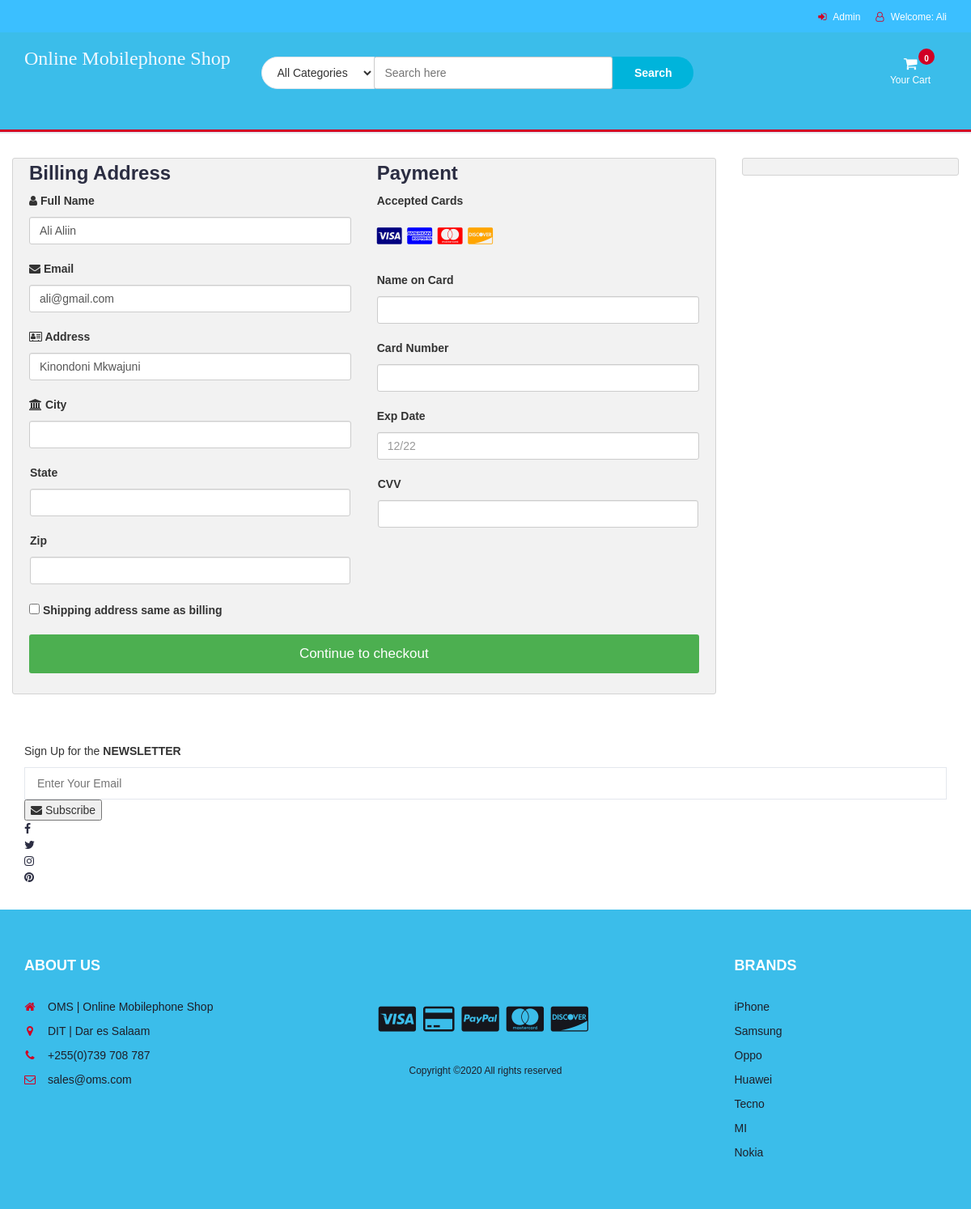
/checkout.php (signed in), run on the app's committed database.
### tables this page shows
CREATE TABLE `buyer` (
  `buyer_id` int(10) NOT NULL,
  `fname` varchar(100) NOT NULL,
  `lname` varchar(100) NOT NULL,
  `phone` varchar(15) NOT NULL,
  `email` varchar(100) NOT NULL,
  `password` varchar(200) NOT NULL,
  `address` varchar(100) NOT NULL
);

### checkout.php (the view, shortened to what this page needs)
<?php
include "db.php";
include "header.php";
?>
<section class="section">
	<div class="container-fluid">
		<div class="row-checkout">
		<?php
		if(isset($_SESSION["uid"])){
			$sql = "SELECT * FROM buyer WHERE buyer_id='$_SESSION[uid]'";
			$query = mysqli_query($con,$sql)or die( mysqli_error($con));
			$row=mysqli_fetch_array($query);
		echo'
			<div class="col-75">
				<div class="container-checkout">
				<form id="checkout_form" action="checkout_process.php" method="POST" class="was-validated">
					<div class="row-checkout">
					<div class="col-50">
						<h3>Billing Address</h3>
						<label for="fname"><i class="fa fa-user" ></i> Full Name</label>
						<input type="text" id="fname" class="form-control" name="firstname" pattern="^[a-zA-Z ]+$"  value="'.$row["fname"].' '.$row["lname"].'">
						<label for="email"><i class="fa fa-envelope"></i> Email</label>
						<input type="text" id="email" name="email" class="form-control" pattern="^[_a-z0-9-]+(\.[_a-z0-9-]+)*@[a-z0-9]+(\.[a-z]{2,4})$" value="'.$row["email"].'" required>
						<label for="adr"><i class="fa fa-address-card-o"></i> Address</label>
						<input type="text" id="adr" name="address" class="form-control" value="'.$row["address"].'" required>
						<label for="city"><i class="fa fa-institution"></i> City</label>
						<input type="text" id="city" name="city" class="form-control" value="" pattern="^[a-zA-Z ]+$" required>
						<div class="row">
						<div class="col-50">
							<label for="state">State</label>
							<input type="text" id="state" name="state" class="form-control" pattern="^[a-zA-Z ]+$" required>
						</div>
						<div class="col-50">
							<label for="zip">Zip</label>
							<input type="text" id="zip" name="zip" class="form-control" pattern="^[0-9]{6}(?:-[0-9]{4})?$" required>
						</div>
						</div>
					</div>
					<div class="col-50">
						<h3>Payment</h3>
						<label for="fname">Accepted Cards</label>
						<div class="icon-container">
						<i class="fa fa-cc-visa" style="color:navy;"></i>
						<i class="fa fa-cc-amex" style="color:blue;"></i>
						<i class="fa fa-cc-mastercard" style="color:red;"></i>
						<i class="fa fa-cc-discover" style="color:orange;"></i>
						</div>
						<label for="cname">Name on Card</label>
						<input type="text" id="cname" name="cardname" class="form-control" pattern="^[a-zA-Z ]+$" required>
						<div class="form-group" id="card-number-field">
                        <label for="cardNumber">Card Number</label>
                        <input type="text" class="form-control" id="cardNumber" name="cardNumber" required>
                    </div>
						<label for="expdate">Exp Date</label>
						<input type="text" id="expdate" name="expdate" class="form-control" pattern="^((0[1-9])|(1[0-2]))\/(\d{2})$" placeholder="12/22"required>
						<div class="row">
						<div class="col-50">
							<div class="form-group CVV">
								<label for="cvv">CVV</label>
								<input type="text" class="form-control" name="cvv" id="cvv" required>
						</div>
						</div>
					</div>
					</div>
					</div>
					<label><input type="CHECKBOX" name="q" class="roomselect" value="conform" required> Shipping address same as billing
					</label>';
					$total=0;
					$total_count=$_POST['total_count'];
				echo'
				<input type="hidden" name="total_count" value="'.$total_count.'">
					<input type="hidden" name="total_price" value="'.$total.'">
					<input type="submit" id="submit" value="Continue to checkout" class="checkout-btn">
				</form>
				</div>
			</div>
			';
		}else{
			echo"<script>window.location.href = 'cart.php'</script>";
		}
		?>
			<div class="col-25">
				<div class="container-checkout">
				</div>
			</div>
		</div>
	</div>
</section>
		<div id="newsletter" class="section">
			<div class="container">
				<div class="row">
					<div class="col-md-12">
						<div class="newsletter">
							<p>Sign Up for the <strong>NEWSLETTER</strong></p>
							<form >
								<input class="input" type="email" placeholder="Enter Your Email">
								<button class="newsletter-btn"><i class="fa fa-envelope"></i> Subscribe</button>
							</form>
							<ul class="newsletter-follow">
								<li>
									<a href="#"><i class="fa fa-facebook"></i></a>
								</li>
								<li>
									<a href="#"><i class="fa fa-twitter"></i></a>
								</li>
								<li>
									<a href="#"><i class="fa fa-instagram"></i></a>
								</li>
								<li>
									<a href="#"><i class="fa fa-pinterest"></i></a>
								</li>
							</ul>
						</div>
					</div>
				</div>
			</div>
		</div>
<?php
include "footer.php";
?>

### header.php (shortened to what this page needs)
<!DOCTYPE html>
<html lang="en">
	<head>
		<link type="text/css" rel="stylesheet" href="css/bootstrap.min.css"/>
		<link type="text/css" rel="stylesheet" href="css/slick.css"/>
		<link type="text/css" rel="stylesheet" href="css/slick-theme.css"/>
		<link type="text/css" rel="stylesheet" href="css/nouislider.min.css"/>
		<link rel="stylesheet" href="css/font-awesome.min.css">
		<link type="text/css" rel="stylesheet" href="css/style.css"/>
		<link type="text/css" rel="stylesheet" href="css/accountbtn.css"/>
    </head>
	<body class="body">
		<header>
			<div id="top-header">
				<div class="container">
					<ul class="header-links pull-right">
						<li><a href="admin/login.php"><i class="fa fa-sign-in"></i> Admin</a></li>
						<li><?php
                             include "db.php";
                            if(isset($_SESSION["uid"])){
                                $sql = "SELECT fname FROM buyer WHERE buyer_id='$_SESSION[uid]'";
                                $query = mysqli_query($con,$sql);
                                $row=mysqli_fetch_array($query);
                                echo '
                               <div class="dropdownn">
                                  <a href="#" class="dropdownn" data-toggle="modal" data-target="#myModal" ><i class="fa fa-user-o"></i> Welcome: '.$row["fname"].'</a>
                                  <div class="dropdownn-content">
                                    <a href="" data-toggle="modal" data-target="#profile"><i class="fa fa-user-circle" aria-hidden="true" ></i>My Profile</a>
                                    <a href="logout.php"  ><i class="fa fa-sign-in" aria-hidden="true"></i>Log out</a>
                                  </div>
                                </div>';
                            }
                                             ?>
                                </li>
					</ul>
				</div>
			</div>
			<div id="header">
				<div class="container">
					<div class="row">
						<div class="col-md-3">
							<div class="header-logo">
								<a href="#" class="logo">
								<font style="font-style:normal; font-size: 24px;color: aliceblue;font-family: serif">
                                        Online Mobilephone Shop
                                    </font>
								</a>
							</div>
						</div>
						<div class="col-md-6">
							<div class="header-search">
								<form>
									<select class="input-select">
										<option value="0">All Categories</option>
									</select>
									<input class="input" id="search" type="text" placeholder="Search here" disabled>
									<button type="submit" id="search_btn" class="search-btn">Search</button>
								</form>
							</div>
						</div>
						<div class="col-md-3 clearfix">
							<div class="header-ctn">
								<div class="dropdown">
									<a class="dropdown-toggle" data-toggle="dropdown" aria-expanded="true">
										<i class="fa fa-shopping-cart"></i>
										<span>Your Cart</span>
										<div class="badge qty">0</div>
									</a>
									</div>
							</div>
						</div>
					</div>
				</div>
			</div>
		</header>
		<nav id='navigation'>
		</nav>

### css/style.css (style rules this page uses)
body { font-family: 'Montserrat', sans-serif; font-weight: 400; background: #c9bebe; }
h1, h2, h3, h4, h5, h6 { color: #2B2D42; font-weight: 700; margin: 0 0 10px; }
a { color: #2B2D42; font-weight: 500; -webkit-transition: 0.2s color; transition: 0.2s color; }
ul, ol { margin: 0; padding: 0; list-style: none }
.input { height: 40px; padding: 0px 15px; border: 1px solid #E4E7ED; background-color: #FFF; width: 100%; }
.input-select { padding: 0px 15px; background: #FFF; border: 1px solid #E4E7ED; height: 40px; }
.section { padding-top: 30px; padding-bottom: 30px; }
#top-header { padding-top: 10px; padding-bottom: 10px; background-color: #1E1F29; }
.header-links li { display: inline-block; margin-right: 15px; font-size: 12px; }
.header-links li:last-child { margin-right: 0px; }
.header-links li a { color: #FFF; }
.header-links li i { color: #D10024; margin-right: 5px; }
#header { padding-top: 15px; padding-bottom: 15px; background-image: linear-gradient(-135deg, #FF6CAB 0%, #F660BC 10%, #EC53CD 20%, #E045DE 30%, #D335EE 40%, #C323FF 50%, #B53AFF 60%, #A749FF 70%, #9854FF 80%, #865EFF 90%, #7366FF 100%); }
.header-logo { float: left; }
.header-search { padding: 15px 0px; }
.header-search form { position: relative; }
.header-search form .input-select { margin-right: -4px; border-radius: 40px 0px 0px 40px; }
.header-search form .input { width: calc(100% - 260px); margin-right: -4px; }
.header-search form .search-btn { height: 40px; width: 100px; background: #00B4DB; color: #FFF; font-weight: 700; border: none; border-radius: 0px 40px 40px 0px; }
.header-ctn { float: right; padding: 15px 0px; }
.header-ctn>div { display: inline-block; }
.header-ctn>div>a { display: block; position: relative; width: 90px; text-align: center; color: #FFF; }
.header-ctn>div>a>i { display: block; font-size: 18px; }
.header-ctn>div>a>span { font-size: 12px; }
.header-ctn>div>a>.qty { position: absolute; right: 15px; top: -10px; width: 20px; height: 20px; line-height: 20px; text-align: center; border-radius: 50%; font-size: 10px; color: #FFF; background-color: #D10024; }
#navigation { background: #FFF; border-bottom: 2px solid #E4E7ED; border-top: 3px solid #D10024; }

### css/accountbtn.css (style rules this page uses)
.dropdownn { position: relative; display: inline-block; }

### header.php (style rules this page uses)
#navigation { background: #DDDEE0; }
#header { background: #3BBDEA; }
#top-header { background: #3BBfff; }
.body { background: #FFFFFF; }

### checkout.php (style rules this page uses)
.row-checkout { display: -ms-flexbox; display: flex; -ms-flex-wrap: wrap; flex-wrap: wrap; margin: 0 -16px; }
.col-25 { -ms-flex: 25%; flex: 25%; }
.col-50 { -ms-flex: 50%; flex: 50%; }
.col-75 { -ms-flex: 75%; flex: 75%; }
.col-25, .col-50, .col-75 { padding: 0 16px; }
.container-checkout { background-color: #f2f2f2; padding: 5px 20px 15px 20px; border: 1px solid lightgrey; border-radius: 3px; }
input[type=text] { width: 100%; margin-bottom: 20px; padding: 12px; border: 1px solid #ccc; border-radius: 3px; }
label { margin-bottom: 10px; display: block; }
.icon-container { margin-bottom: 20px; padding: 7px 0; font-size: 24px; }
.checkout-btn { background-color: #4CAF50; color: white; padding: 12px; margin: 10px 0; border: none; width: 100%; border-radius: 3px; cursor: pointer; font-size: 17px; }

### data on the page
buyer: fname "Ali", firstname "Ali Aliin", email "ali@gmail.com", address "Kinondoni Mkwajuni"
